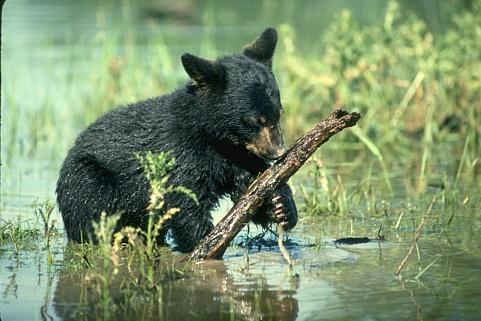
%> input picture FG_RNN/images/159091.jpg, 481 x 321 px
$ octave fg_legend.m   (GNU Octave 9; MATLAB toolbox functions it lacks are replaced by stand-ins)
%> lines starting %> are read from the running program, lines starting %| are printed output that depends on the picture
clc, clear all, close all;

%path
im_path='/home/giuliadangelo/figure-ground-organisation/FG_RNN/output/ori/'
% [7 lines of commented-out code are left out]

name='159091.jpg';
legendpath='/home/giuliadangelo/figure-ground-organisation/FG_RNN/Wheel.png';
im=im2double(imread(fullfile(im_path,name)));
lgd=im2double(imread(legendpath));
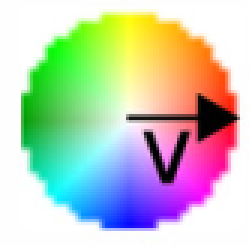
%> input picture FG_RNN/Wheel.png, 83 x 82 px (shown 3 times larger)
lgd=imresize(lgd,0.5);
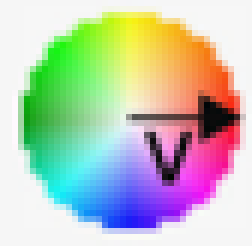
%> lgd: size 41x42x3 double (shown 6 times larger); mean R, G, B 0.759, 0.787, 0.725; drawn with min black and max white
sza= size(lgd);
%> sza = [41 42 3]
shift=10;
% im(1:sza(1),end-(sza(2))+1:end,:)=lgd;
im(shift:shift+sza(1)-1,end-(sza(2)+shift)+1:end-shift,:)=lgd;
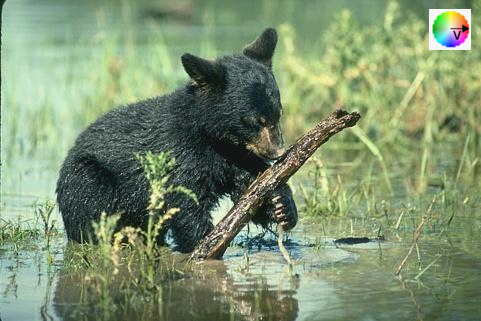
%> im: size 321x481x3 double; mean R, G, B 0.491, 0.572, 0.432; drawn with min black and max white
imshow(im);
imwrite(im,fullfile('output/ori_lgd/',sprintf('%s.png',name)),'png')


fprintf('\nDone\n')
